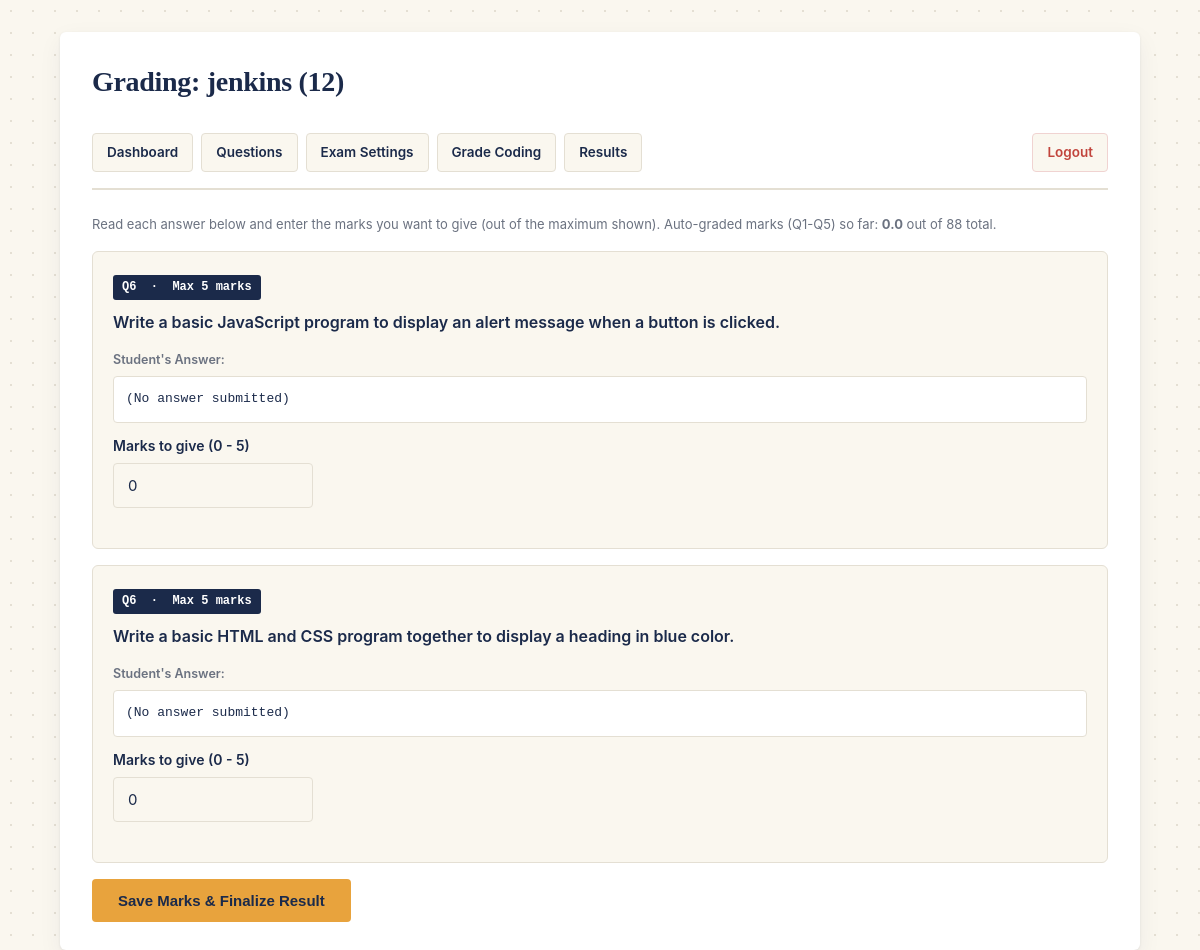
Page /admin/grade-coding/2 (signed in) on the committed database.
### tables this page shows
CREATE TABLE students (
            id INTEGER PRIMARY KEY AUTOINCREMENT,
            name TEXT NOT NULL,
            roll_no TEXT NOT NULL,
            start_time TIMESTAMP DEFAULT CURRENT_TIMESTAMP,
            submit_time TIMESTAMP,
            total_questions INTEGER,
            correct_answers INTEGER,
            total_marks INTEGER,                    -- poore paper ke total marks (Q1-Q6 sab milaake)
            obtained_marks REAL,                     -- AUTO-graded marks (Q1-Q5) - Q6 isme shaamil NAHI hai
            coding_marks REAL,                       -- Q6 (coding) ke marks - Admin manually deta hai, isliye NULL rehta hai jab tak grade na ho
            coding_graded INTEGER DEFAULT 0,         -- 1 jab Admin ne Q6 poora grade kar diya, tabhi FINAL result ready hota hai
            score REAL,                              -- FINAL score % (sirf coding_graded=1 hone ke baad meaningful)
            question_order TEXT                      -- JSON: is student ke liye shuffled/sampled poora paper
        );

CREATE TABLE answers (
            id INTEGER PRIMARY KEY AUTOINCREMENT,
            student_id INTEGER NOT NULL,
            question_id INTEGER NOT NULL,
            section_key TEXT,
            selected_option TEXT,                    -- mcq/true_false: "A,C" jaisa; match: student ki JSON selections
            answer_text TEXT,                         -- coding: student ka likha hua code (free text)
            marks_obtained INTEGER,                   -- auto-graded ke liye turant, coding ke liye Admin baad me bharega
            max_marks INTEGER,                        -- is question ka max marks (reference ke liye)
            FOREIGN KEY (student_id) REFERENCES students (id),
            FOREIGN KEY (question_id) REFERENCES questions (id)
        );

CREATE TABLE questions (
            id INTEGER PRIMARY KEY AUTOINCREMENT,
            subject TEXT NOT NULL,
            chapter TEXT NOT NULL,
            section_key TEXT,                      -- "Q1".."Q6" - kis section ka hissa hai
            question_type TEXT,                    -- single_select / multi_select / true_false / match / coding
            question_text TEXT NOT NULL,
            option_a TEXT, option_b TEXT, option_c TEXT, option_d TEXT, option_e TEXT,
            correct_option TEXT,                   -- LEGACY column (purana single-letter), safe rakha hai
            correct_options TEXT,                  -- "B" ya "B,D" - select/true_false ke liye sahi jawaab(s)
            match_pairs TEXT,                       -- JSON: [{"left":"HTML","right":"..."}], sirf "match" type ke liye
            marks INTEGER NOT NULL DEFAULT 1,       -- is question/set ke total marks
            created_at TIMESTAMP DEFAULT CURRENT_TIMESTAMP
        );

### app.py (the view, shortened to what this page needs)
@app.route("/admin/grade-coding/<int:student_id>", methods=["GET", "POST"])
@login_required
def admin_grade_coding_student(student_id):
    conn = get_db_connection()
    student = conn.execute("SELECT * FROM students WHERE id = ?", (student_id,)).fetchone()
    if student is None:
        conn.close()
        return redirect(url_for("admin_grade_coding_list"))
    coding_answers = conn.execute(
        """SELECT answers.id as answer_id, answers.answer_text, answers.max_marks, answers.marks_obtained,
                  questions.question_text, questions.id as question_id
           FROM answers JOIN questions ON answers.question_id = questions.id
           WHERE answers.student_id = ? AND questions.section_key = 'Q6'""",
        (student_id,)
    ).fetchall()
    conn.close()
    return render_template("admin_grade_coding_student.html", student=student, coding_answers=coding_answers)

### app.py (called while the page is built)
def login_required(view_function):
    @wraps(view_function)
    def wrapper(*args, **kwargs):
        if not session.get("is_admin"):
            return redirect(url_for("admin_login"))
        return view_function(*args, **kwargs)
    return wrapper

### db.py (called while the page is built)
def get_db_connection():
    conn = sqlite3.connect(DB_FULL_PATH)
    conn.row_factory = sqlite3.Row   # column NAME se value nikal sakein
    conn.execute("PRAGMA foreign_keys = ON")
    return conn

### templates/admin_grade_coding_student.html (shortened to what this page needs)
<!DOCTYPE html>
<html lang="en">
<head>
    <link rel="stylesheet" href="{{ url_for('static', filename='css/style.css') }}">
</head>
<body>
    <div class="admin-container">
        <div class="header"><h1>Grading: {{ student.name }} ({{ student.roll_no }})</h1></div>
        {% include "admin_nav.html" %}
        <p style="color: var(--slate); font-size: 13px; margin-bottom:16px;">
            Read each answer below and enter the marks you want to give (out of the maximum shown).
            Auto-graded marks (Q1-Q5) so far: <strong>{{ student.obtained_marks }}</strong> out of {{ student.total_marks }} total.
        </p>
        <form method="POST">
            {% for ans in coding_answers %}
            <div class="question-card">
                <div class="question-number">Q6 &nbsp;·&nbsp; Max {{ ans.max_marks }} marks</div>
                <div class="question-text">{{ ans.question_text }}</div>
                <p style="font-weight:600; font-size:12.5px; color: var(--slate); margin-bottom:6px;">Student's Answer:</p>
                <pre style="background:#fff; border:1px solid var(--line); border-radius:4px; padding:12px; font-family: var(--font-mono); font-size:13px; white-space: pre-wrap; margin-bottom:12px;">{{ ans.answer_text if ans.answer_text else "(No answer submitted)" }}</pre>
                <div class="form-group" style="max-width:200px;">
                    <label>Marks to give (0 - {{ ans.max_marks }})</label>
                    <input type="number" name="marks_{{ ans.answer_id }}" min="0" max="{{ ans.max_marks }}" value="0" required>
                </div>
            </div>
            {% endfor %}
            <button type="submit" class="btn btn-gold">Save Marks &amp; Finalize Result</button>
        </form>
    </div>
</body>
</html>

### static/css/style.css (style rules this page uses)
:root { --ink: #1B2A4A; --paper: #FAF7EF; --paper-card: #FFFFFF; --gold: #E8A33D; --gold-dark: #C9861F; --rule-red: #C1443C; --sage: #4F7942; --slate: #6B7280; --line: #E4DFD3; --font-display: Georgia, 'Times New Roman', 'Noto Serif', serif; --font-body: -apple-system, 'Segoe UI', Roboto, Helvetica, Arial, sans-serif; --font-mono: 'Courier New', Courier, monospace; }
* { margin: 0; padding: 0; box-sizing: border-box; }
body { background-color: var(--paper); background-image: radial-gradient(var(--line) 1px, transparent 1px); background-size: 22px 22px; color: var(--ink); font-family: var(--font-body); line-height: 1.6; -webkit-font-smoothing: antialiased; }
.header { margin-bottom: 28px; }
.header h1 { font-family: var(--font-display); color: var(--ink); font-size: 28px; font-weight: 700; letter-spacing: -0.3px; margin-bottom: 4px; }
.form-group { margin-bottom: 20px; }
.form-group label { display: block; margin-bottom: 6px; font-weight: 600; color: var(--ink); font-size: 14px; }
.form-group input[type="text"], .form-group input[type="password"], .form-group input[type="number"] { width: 100%; padding: 12px 14px; border: 1px solid var(--line); border-radius: 4px; font-size: 15px; font-family: var(--font-body); background: var(--paper); color: var(--ink); }
.btn { display: inline-block; background-color: var(--ink); color: #ffffff; border: none; padding: 13px 26px; border-radius: 4px; font-size: 15px; font-weight: 600; cursor: pointer; text-align: center; transition: background-color 0.15s ease; }
.btn-gold { background-color: var(--gold); color: var(--ink); }
.question-card { border: 1px solid var(--line); border-radius: 6px; padding: 20px; margin-bottom: 16px; background-color: var(--paper); }
.question-number { display: inline-block; background-color: var(--ink); color: #fff; font-family: var(--font-mono); font-size: 12px; font-weight: 700; padding: 3px 9px; border-radius: 3px; margin-bottom: 10px; }
.question-text { font-size: 16px; font-weight: 600; margin-bottom: 14px; color: var(--ink); }
.admin-container { max-width: 1080px; margin: 32px auto; background: var(--paper-card); padding: 28px 32px; border-radius: 6px; box-shadow: 0 1px 3px rgba(27,42,74,0.08), 0 8px 24px rgba(27,42,74,0.06); }

### rows in the picture
students: name "jenkins", roll_no "12", obtained_marks "0.0", total_marks "88"
answers: max_marks "5", question_text "Write a basic JavaScript program to display an alert message when a button is clicked.", answer_text "(No answer submitted)"
answers: max_marks "5", question_text "Write a basic HTML and CSS program together to display a heading in blue color.", answer_text "(No answer submitted)"
